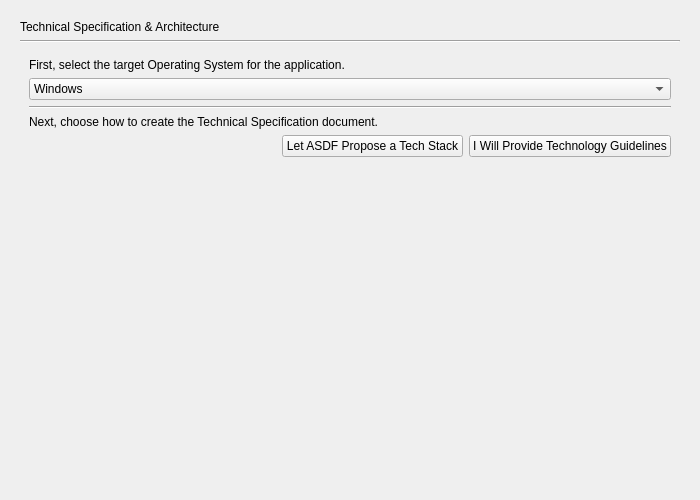
<?xml version="1.0" encoding="UTF-8"?>
<ui version="4.0">
 <class>TechSpecPage</class>
 <widget class="QWidget" name="TechSpecPage">
  <property name="geometry">
   <rect>
    <x>0</x>
    <y>0</y>
    <width>700</width>
    <height>500</height>
   </rect>
  </property>
  <property name="windowTitle">
   <string>Form</string>
  </property>
  <layout class="QVBoxLayout" name="verticalLayout">
   <property name="leftMargin">
    <number>20</number>
   </property>
   <property name="topMargin">
    <number>20</number>
   </property>
   <property name="rightMargin">
    <number>20</number>
   </property>
   <property name="bottomMargin">
    <number>20</number>
   </property>
   <item>
    <widget class="QLabel" name="headerLabel">
     <property name="text">
      <string>Technical Specification &amp; Architecture</string>
     </property>
    </widget>
   </item>
   <item>
    <widget class="Line" name="line">
     <property name="orientation">
      <enum>Qt::Horizontal</enum>
     </property>
    </widget>
   </item>
   <item>
    <widget class="QStackedWidget" name="stackedWidget">
     <widget class="QWidget" name="initialChoicePage">
      <layout class="QVBoxLayout" name="verticalLayout_2">
       <item>
        <widget class="QLabel" name="osLabel">
         <property name="text">
          <string>First, select the target Operating System for the application.</string>
         </property>
        </widget>
       </item>
       <item>
        <widget class="QComboBox" name="osComboBox">
         <item>
          <property name="text">
           <string>Windows</string>
          </property>
         </item>
         <item>
          <property name="text">
           <string>Linux</string>
          </property>
         </item>
         <item>
          <property name="text">
           <string>macOS</string>
          </property>
         </item>
        </widget>
       </item>
       <item>
        <widget class="Line" name="line_2">
         <property name="orientation">
          <enum>Qt::Horizontal</enum>
         </property>
        </widget>
       </item>
       <item>
        <widget class="QLabel" name="instructionLabel">
         <property name="text">
          <string>Next, choose how to create the Technical Specification document.</string>
         </property>
        </widget>
       </item>
       <item>
        <layout class="QHBoxLayout" name="horizontalLayout">
         <item>
          <spacer name="horizontalSpacer_2">
           <property name="orientation">
            <enum>Qt::Horizontal</enum>
           </property>
           <property name="sizeHint" stdset="0">
            <size>
             <width>40</width>
             <height>20</height>
            </size>
           </property>
          </spacer>
         </item>
         <item>
          <widget class="QPushButton" name="proposeStackButton">
           <property name="text">
            <string>Let ASDF Propose a Tech Stack</string>
           </property>
          </widget>
         </item>
         <item>
          <widget class="QPushButton" name="pmDefineButton">
           <property name="text">
            <string>I Will Provide Technology Guidelines</string>
           </property>
          </widget>
         </item>
        </layout>
       </item>
       <item>
        <spacer name="verticalSpacer">
         <property name="orientation">
          <enum>Qt::Vertical</enum>
         </property>
         <property name="sizeType">
          <enum>QSizePolicy::Expanding</enum>
         </property>
         <property name="sizeHint" stdset="0">
          <size>
           <width>20</width>
           <height>40</height>
          </size>
         </property>
        </spacer>
       </item>
      </layout>
     </widget>
     <widget class="QWidget" name="pmDefinePage">
      <layout class="QVBoxLayout" name="verticalLayout_4">
       <item>
        <widget class="QLabel" name="pmDefineHeaderLabel">
         <property name="text">
          <string>Define Technology Guidelines</string>
         </property>
        </widget>
       </item>
       <item>
        <widget class="QLabel" name="pmDefineInstructionLabel">
         <property name="text">
          <string>Provide your key technology choices or guidelines below (e.g., 'Use Python with a Flask backend and a SQLite database'). The AI will use your input to generate the full technical specification document.</string>
         </property>
         <property name="wordWrap">
          <bool>true</bool>
         </property>
        </widget>
       </item>
       <item>
        <widget class="QPlainTextEdit" name="pmGuidelinesTextEdit"/>
       </item>
       <item>
        <layout class="QHBoxLayout" name="horizontalLayout_3">
         <item>
          <spacer name="horizontalSpacer_3">
           <property name="orientation">
            <enum>Qt::Horizontal</enum>
           </property>
           <property name="sizeHint" stdset="0">
            <size>
             <width>40</width>
             <height>20</height>
            </size>
           </property>
          </spacer>
         </item>
         <item>
          <widget class="QPushButton" name="generateFromGuidelinesButton">
           <property name="text">
            <string>Generate Full Specification from My Input</string>
           </property>
          </widget>
         </item>
        </layout>
       </item>
      </layout>
     </widget>
     <widget class="QWidget" name="reviewPage">
      <layout class="QVBoxLayout" name="verticalLayout_3">
       <item>
        <widget class="QLabel" name="reviewHeaderLabel">
         <property name="text">
          <string>Review Technical Specification</string>
         </property>
        </widget>
       </item>
       <item>
        <widget class="QLabel" name="infoLabel">
         <property name="text">
          <string>Tip: You can edit this draft directly. Please apply final modifications here. For general feedback or questions that require an AI response, please enter your input in the box below the draft.</string>
         </property>
         <property name="wordWrap">
          <bool>true</bool>
         </property>
        </widget>
       </item>
       <item>
        <widget class="QTextEdit" name="techSpecTextEdit"/>
       </item>
       <item>
        <widget class="QLabel" name="feedbackLabel">
         <property name="text">
          <string>Provide feedback for refinement (optional):</string>
         </property>
        </widget>
       </item>
       <item>
        <widget class="QPlainTextEdit" name="feedbackTextEdit">
         <property name="maximumSize">
          <size>
           <width>16777215</width>
           <height>100</height>
          </size>
         </property>
        </widget>
       </item>
       <item>
        <layout class="QHBoxLayout" name="horizontalLayout_2">
         <item>
          <widget class="QPushButton" name="refineButton">
           <property name="text">
            <string>Submit Feedback &amp; Refine</string>
           </property>
          </widget>
         </item>
         <item>
          <widget class="QPushButton" name="approveButton">
           <property name="text">
            <string>Approve Technical Specification</string>
           </property>
          </widget>
         </item>
        </layout>
       </item>
      </layout>
     </widget>
     <widget class="QWidget" name="processingPage">
      <layout class="QVBoxLayout" name="verticalLayout_5">
       <item>
        <spacer name="verticalSpacer_2">
         <property name="orientation">
          <enum>Qt::Vertical</enum>
         </property>
         <property name="sizeHint" stdset="0">
          <size>
           <width>20</width>
           <height>40</height>
          </size>
         </property>
        </spacer>
       </item>
       <item>
        <widget class="QLabel" name="processingLabel">
         <property name="text">
          <string>Processing... Please wait.</string>
         </property>
         <property name="alignment">
          <set>Qt::AlignCenter</set>
         </property>
        </widget>
       </item>
       <item>
        <spacer name="verticalSpacer_3">
         <property name="orientation">
          <enum>Qt::Vertical</enum>
         </property>
         <property name="sizeHint" stdset="0">
          <size>
           <width>20</width>
           <height>40</height>
          </size>
         </property>
        </spacer>
       </item>
      </layout>
     </widget>
    </widget>
   </item>
  </layout>
 </widget>
 <resources/>
 <connections/>
</ui>
